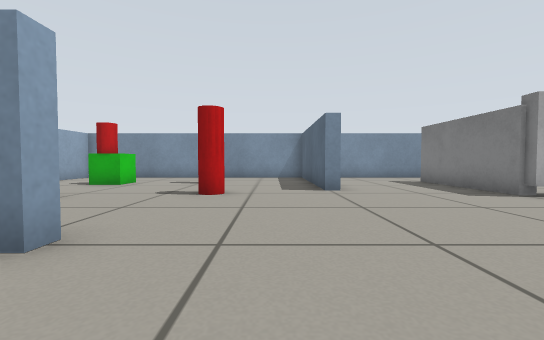
view 1 (above)

17 first-person views from a walk through a Gazebo world. The camera is 0.39 m above the floor, tilts 2° down and sees 90° across. The floor is counted in squares, 0.5 m on a side. Each view is taken from the middle of a square. On the plan, view 1 faces up. The plan holds only what a view shows up to about 10 squares ahead; the rest is blank. Gazebo's built-in surfaces are drawn with simple patterns.

view 2
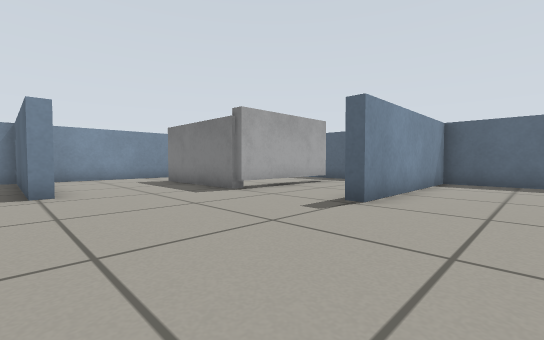

view 3
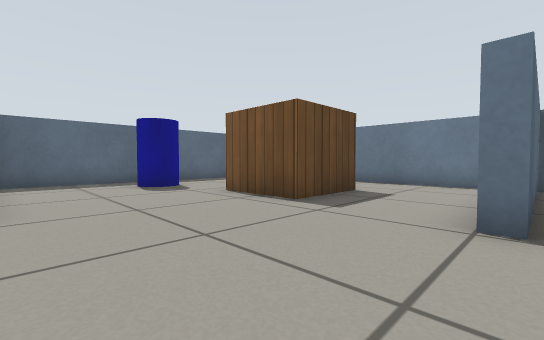

view 4
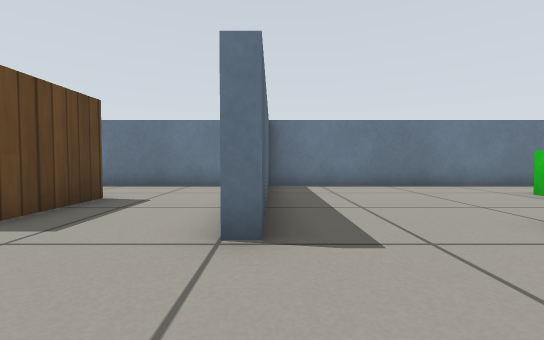

view 5
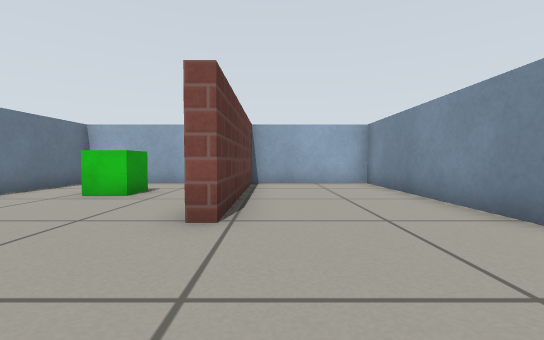

view 6
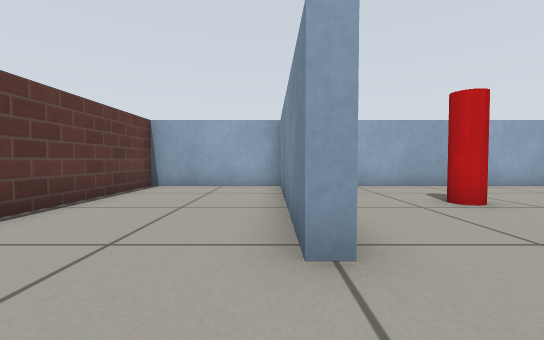

view 7
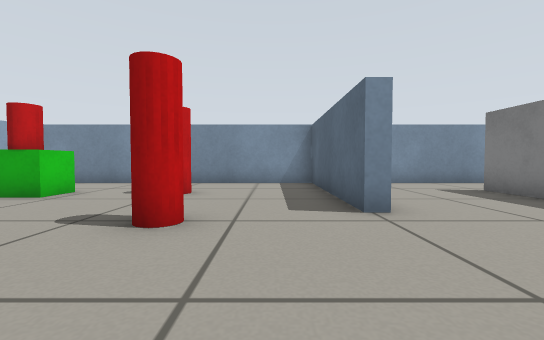

view 8
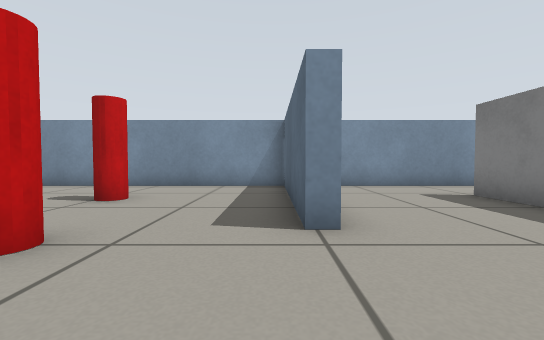

view 9
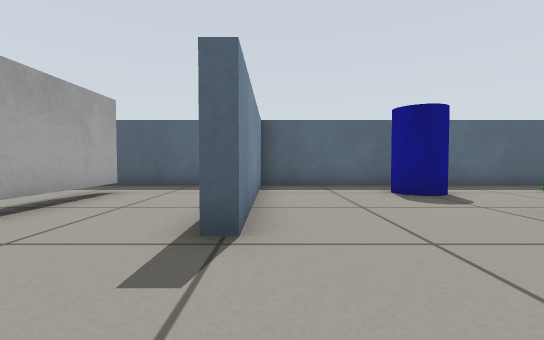

view 10
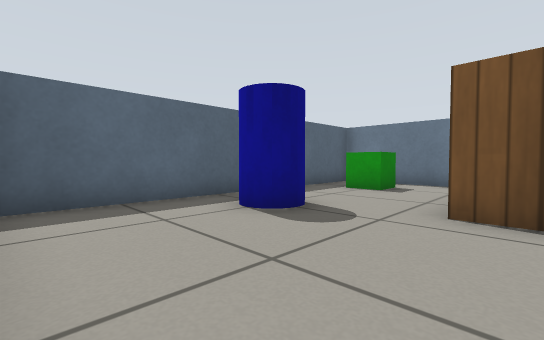

view 11
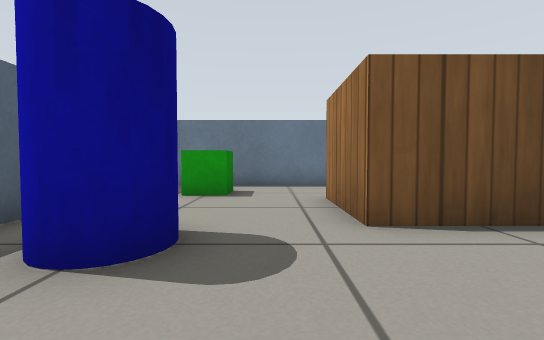

view 12
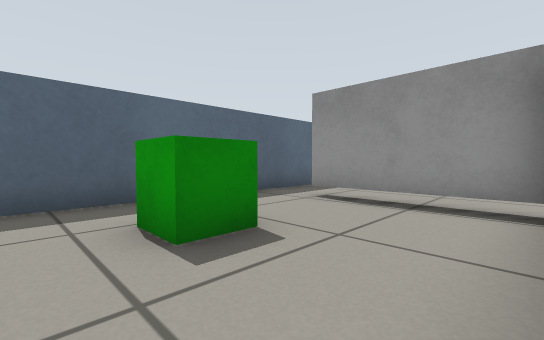

view 13
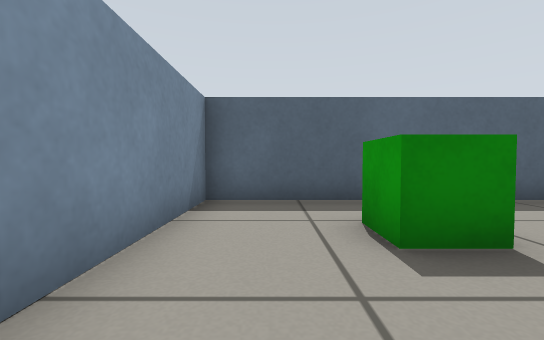

view 14
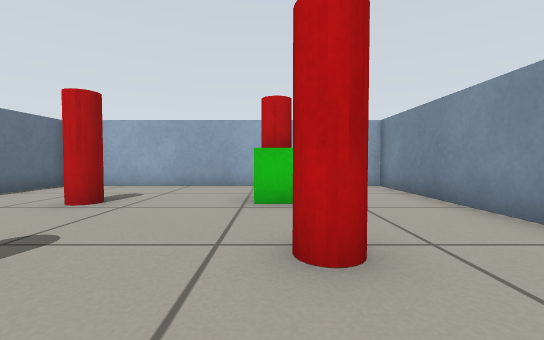

view 15
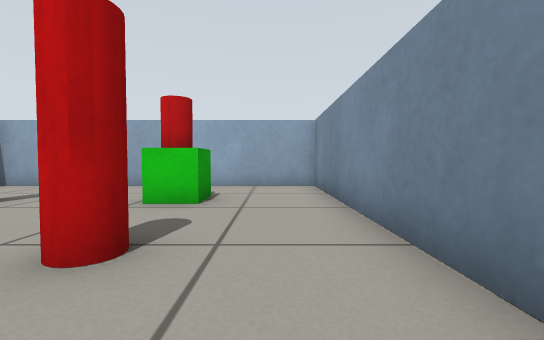

view 16
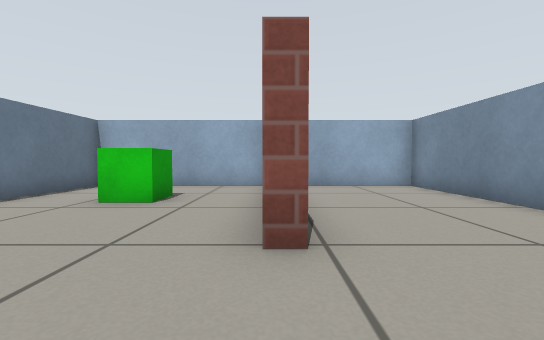

view 17
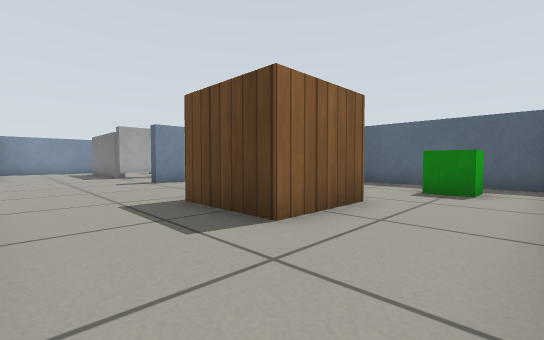

### Floor plan
Key: @ floor where view 1 was taken; # wall or solid block; . floor; C red cylinder; T thing the floor can be seen under or through; B blue cylinder; W wooden box; G green box.
Columns run from 9 left of view 1 to 12 right of it. Each row starts with its distance up from view 1.
 13 ######################
 12 #..........#.........#
 11 #..........#.........#
 10 #......C...#...#..G..#
  9 #..CC..C...#...#..G..#
  8 #..........#...T.....#
  7 #..............T.....#
  6 #...C...C......TTTT..#
  5 #....................#
  4 #....................#
  3 #######........#######
  2 #....................#
  1 #....................#
  0 #........@...........#
 -1 #.................BB.#
 -2 #######...#...WW..BB.#
 -3 #.........#...W W....#
 -4 #..GG.....#...WWW....#
 -5 #..GG.....#.......GG.#
 -6 #.........#.......GG.#
 -7 #.........#..........#
 -8 ######################

Where each view was taken, in squares from view 1:
view 1: 0 up, 0 right, facing up
view 2: 0 up, 1 right, facing up-right
view 3: 2 up, 1 right, facing down-right
view 4: 1 up, 1 right, facing down
view 5: 1 down, 1 right, facing left
view 6: 2 up, 0 right, facing left
view 7: 3 up, 0 right, facing up
view 8: 4 up, 1 right, facing up
view 9: 2 up, 3 right, facing right
view 10: 2 up, 6 right, facing down-right
view 11: 1 up, 8 right, facing down
view 12: 11 up, 6 right, facing down-right
view 13: 11 up, 6 right, facing right
view 14: 9 up, 0 right, facing left
view 15: 11 up, 0 right, facing left
view 16: 2 down, 0 right, facing left
view 17: 7 down, 2 right, facing up-right
